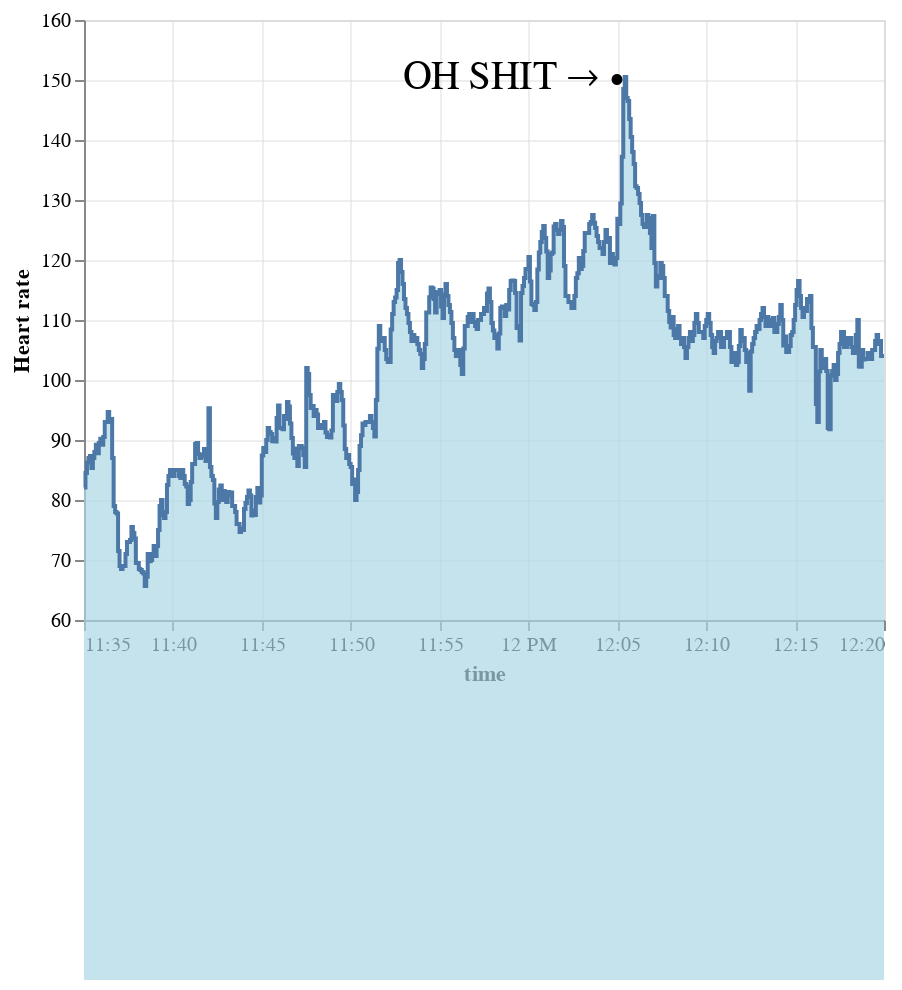

Notebook source saved alongside this figure:
### Code cell
df_plot['text'] = ''
df_plot.loc[df_plot.value == df_plot.value.max(), 'text'] = 'OH SHIT → •'

chart = alt.Chart(df_plot)
(chart.mark_area(
    color="lightblue",
    interpolate='step-after',
    line=True,
).encode(
    x=alt.X('datetime', axis=alt.Axis(title='time')),
    y=alt.Y('value', scale=alt.Scale(domain=((60, 160))), axis=alt.Axis(title='Heart rate'))
) + chart.mark_text(align='right', size=20).encode(x='datetime', y='value', text='text')).configure(
    background='white',
).configure_axis(gridOpacity=.5, labelColor='black')

### Figure 1 — Vega-Lite specification as saved in the notebook (floating-point values rounded to 4 significant figures; data arrays with more than 128 entries replaced by an {"elided": "..."} marker saying what was removed)
{"usermeta": {"embedOptions": {"theme": "fivethirtyeight"}}, "config": {"view": {"continuousWidth": 400, "continuousHeight": 300}, "axis": {"gridOpacity": 0.5, "labelColor": "black"}, "background": "white"}, "layer": [{"mark": {"type": "area", "color": "lightblue", "interpolate": "step-after", "line": true}, "encoding": {"x": {"axis": {"title": "time"}, "field": "datetime", "type": "temporal"}, "y": {"axis": {"title": "Heart rate"}, "field": "value", "scale": {"domain": [60, 160]}, "type": "quantitative"}}}, {"mark": {"type": "text", "align": "right", "size": 20}, "encoding": {"text": {"field": "text", "type": "nominal"}, "x": {"field": "datetime", "type": "temporal"}, "y": {"field": "value", "type": "quantitative"}}}], "data": {"name": "data-de56c6152bd48c2031405fcc9788e375"}, "$schema": "https://vega.github.io/schema/vega-lite/v4.17.0.json", "datasets": {"data-de56c6152bd48c2031405fcc9788e375": {"elided": "541 records"}}}
